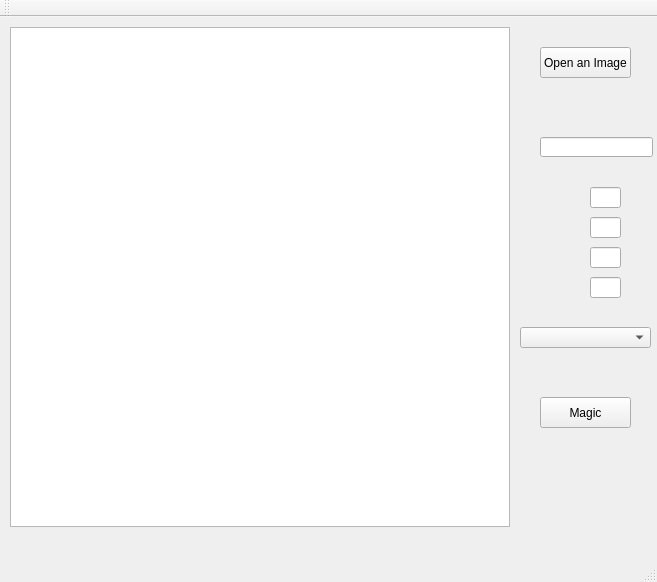
<?xml version="1.0" encoding="UTF-8"?>
<ui version="4.0">
 <class>MainWindow</class>
 <widget class="QMainWindow" name="MainWindow">
  <property name="geometry">
   <rect>
    <x>0</x>
    <y>0</y>
    <width>657</width>
    <height>582</height>
   </rect>
  </property>
  <property name="windowTitle">
   <string>MainWindow</string>
  </property>
  <widget class="QWidget" name="centralWidget">
   <widget class="QLineEdit" name="lineEdit">
    <property name="geometry">
     <rect>
      <x>540</x>
      <y>120</y>
      <width>113</width>
      <height>20</height>
     </rect>
    </property>
   </widget>
   <widget class="QComboBox" name="comboBox">
    <property name="geometry">
     <rect>
      <x>520</x>
      <y>310</y>
      <width>131</width>
      <height>21</height>
     </rect>
    </property>
   </widget>
   <widget class="QLineEdit" name="lineEdit_2">
    <property name="geometry">
     <rect>
      <x>590</x>
      <y>170</y>
      <width>31</width>
      <height>21</height>
     </rect>
    </property>
   </widget>
   <widget class="QLineEdit" name="lineEdit_3">
    <property name="geometry">
     <rect>
      <x>590</x>
      <y>200</y>
      <width>31</width>
      <height>21</height>
     </rect>
    </property>
   </widget>
   <widget class="QLineEdit" name="lineEdit_4">
    <property name="geometry">
     <rect>
      <x>590</x>
      <y>230</y>
      <width>31</width>
      <height>21</height>
     </rect>
    </property>
   </widget>
   <widget class="QLineEdit" name="lineEdit_5">
    <property name="geometry">
     <rect>
      <x>590</x>
      <y>260</y>
      <width>31</width>
      <height>21</height>
     </rect>
    </property>
   </widget>
   <widget class="QGraphicsView" name="graphicsView">
    <property name="geometry">
     <rect>
      <x>10</x>
      <y>10</y>
      <width>500</width>
      <height>500</height>
     </rect>
    </property>
   </widget>
   <widget class="QPushButton" name="pushButton">
    <property name="geometry">
     <rect>
      <x>540</x>
      <y>30</y>
      <width>91</width>
      <height>31</height>
     </rect>
    </property>
    <property name="text">
     <string>Open an Image</string>
    </property>
   </widget>
   <widget class="QPushButton" name="pushButton_2">
    <property name="geometry">
     <rect>
      <x>540</x>
      <y>380</y>
      <width>91</width>
      <height>31</height>
     </rect>
    </property>
    <property name="text">
     <string>Magic</string>
    </property>
   </widget>
  </widget>
  <widget class="QMenuBar" name="menuBar">
   <property name="geometry">
    <rect>
     <x>0</x>
     <y>0</y>
     <width>657</width>
     <height>21</height>
    </rect>
   </property>
  </widget>
  <widget class="QToolBar" name="mainToolBar">
   <attribute name="toolBarArea">
    <enum>TopToolBarArea</enum>
   </attribute>
   <attribute name="toolBarBreak">
    <bool>false</bool>
   </attribute>
  </widget>
  <widget class="QStatusBar" name="statusBar"/>
 </widget>
 <layoutdefault spacing="6" margin="11"/>
 <resources/>
 <connections>
  <connection>
   <sender>comboBox</sender>
   <signal>activated(QString)</signal>
   <receiver>MainWindow</receiver>
   <slot>slot1()</slot>
   <hints>
    <hint type="sourcelabel">
     <x>610</x>
     <y>363</y>
    </hint>
    <hint type="destinationlabel">
     <x>548</x>
     <y>377</y>
    </hint>
   </hints>
  </connection>
  <connection>
   <sender>pushButton</sender>
   <signal>clicked()</signal>
   <receiver>MainWindow</receiver>
   <slot>openImage()</slot>
   <hints>
    <hint type="sourcelabel">
     <x>589</x>
     <y>82</y>
    </hint>
    <hint type="destinationlabel">
     <x>610</x>
     <y>112</y>
    </hint>
   </hints>
  </connection>
  <connection>
   <sender>pushButton_2</sender>
   <signal>clicked()</signal>
   <receiver>MainWindow</receiver>
   <slot>doMagic()</slot>
   <hints>
    <hint type="sourcelabel">
     <x>606</x>
     <y>434</y>
    </hint>
    <hint type="destinationlabel">
     <x>570</x>
     <y>485</y>
    </hint>
   </hints>
  </connection>
 </connections>
 <slots>
  <slot>openImage()</slot>
  <slot>doMagic()</slot>
 </slots>
</ui>
